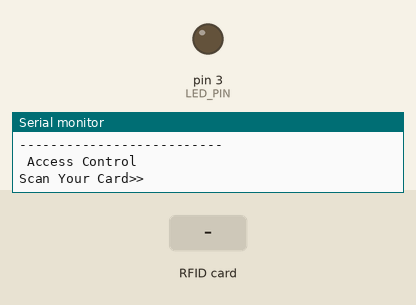
Recording of a sketch running on a simulated Arduino Uno, built with avr-gcc and run on an emulated ATmega328P. On the bench: output pins drawn as LEDs (lit = HIGH), the last lines printed to the serial monitor. The inputs (shaded band) are chosen by the test bench. Pins used as bus, display or sensor lines are not drawn.

Above: at 1.2 s.
1.3 s: RFID card 36 96 DE 32 held to the reader
At 1.7 s:
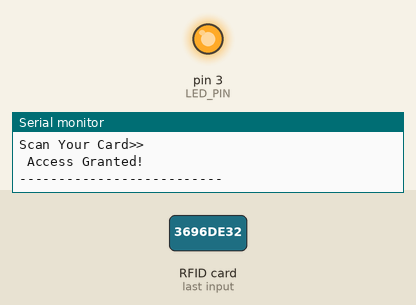
2.8 s: RFID card 5E 7A 19 C4 held to the reader
At 3.8 s:
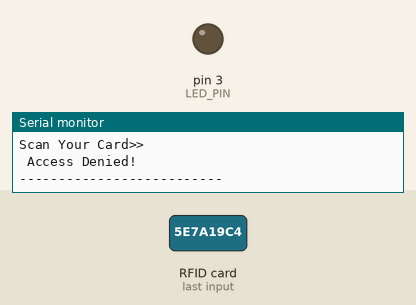
Timing chart, 0 to 5.8 s (numbered marks = the images above; inputs shaded):
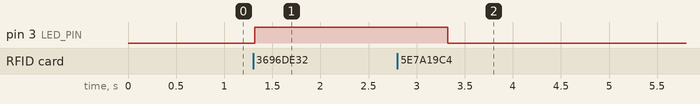

Measured:
- after the input at 1.3 s, pin 3 (LED_PIN): LOW → HIGH at once
- after the input at 2.8 s, pin 3 (LED_PIN): HIGH → LOW after 0.52 s

The sketch:

RF_ID_Without_LED.ino
```cpp
#include <SPI.h>
#include <MFRC522.h>

#define SS_PIN 10
#define RST_PIN 9
#define LED_PIN 3
byte readCard[4];
String MasterTag = "3696DE32";
String tagID = "";
// Create instances
MFRC522 mfrc522(SS_PIN, RST_PIN);


void setup()
{
  Serial.begin(9600);
  pinMode(LED_PIN,OUTPUT);
  SPI.begin();
  mfrc522.PCD_Init();
  delay(4);
  mfrc522.PCD_DumpVersionToSerial();
  Serial.println("--------------------------");
  Serial.println(" Access Control ");
  Serial.println("Scan Your Card>>");
}

void loop()
{

  while (getID()) {
    digitalWrite(LED_PIN,LOW);
    if (tagID == MasterTag){
      Serial.println(" Access Granted!");
      Serial.println("--------------------------");
      digitalWrite(LED_PIN,HIGH);

    }
    else{
      Serial.println(" Access Denied!");
      Serial.println("--------------------------");
      digitalWrite(LED_PIN,LOW);
    }
    delay(2000);
    Serial.println(" Access Control ");
    Serial.println("Scan Your Card>>");
  }
}


boolean getID()
{

  if ( ! mfrc522.PICC_IsNewCardPresent()) {
    return false;
  }
  if ( ! mfrc522.PICC_ReadCardSerial()) {
  return false;
  }
  tagID = "";
  for ( uint8_t i = 0; i < 4; i++) {
  tagID.concat(String(mfrc522.uid.uidByte[i], HEX));
  }
  tagID.toUpperCase();
  mfrc522.PICC_HaltA(); // Stop reading
  return true;
}
```
